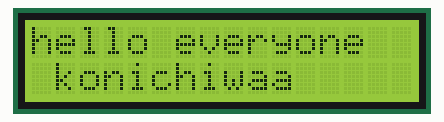
This sketch was run on a simulated Arduino Uno, built with avr-gcc and run on an emulated ATmega328P. On the bench: 16×2 character LCD.

Above: at 0.2 s.
At 0.7 s:
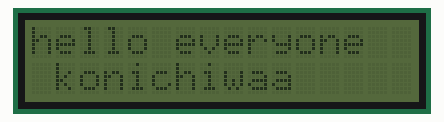

The sketch:

Test_Backlight.ino
```cpp
#include <LiquidCrystal_I2C.h>
#include <Wire.h>

LiquidCrystal_I2C lcd(0x27,20,4);  // set the LCD address to 0x27 for a 16 chars and 2 line display

void setup()
{
  lcd.init();                      // initialize the lcd
  lcd.begin(16, 2);
  // Print a message to the LCD.
  lcd.backlight();
  lcd.setCursor(0,0);
  lcd.print("hello everyone");
  lcd.setCursor(1,1);
  lcd.print("konichiwaa");
}


void loop()
{
  delay(500);
  lcd.noBacklight();
  delay(500);
  lcd.backlight();
}
```

Measured:
- what the display in image 1 shows lasts 0.5 s, from 0.7 s to 1.2 s
